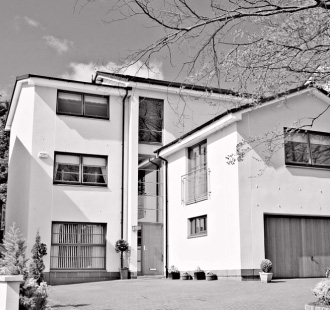
#> input picture production/tests/house.jpg, 330 x 310 px
$ python -i whiteBlack.py   (imports and definitions only)
#> lines starting #> are read from the running program, lines starting #| are printed output that depends on the picture
from PIL import Image

# Converts an image from grayscale to black and white
def convertBW(myImage):

	for i in range(myImage.width):
		for j in range(myImage.height):
			if myImage.getpixel((i,j)) > 254:
				myImage.putpixel((i,j), 255)
			else:
				myImage.putpixel((i,j), 0)

	return myImage

# Converts pixels from white to black and vice versa
def invert(myImage):

	for i in range(myImage.width):
		for j in range(myImage.height):
			if myImage.getpixel((i,j)) == 255:
				myImage.putpixel((i,j), 0)
			else:
				myImage.putpixel((i,j), 255)

	return myImage

>>> from PIL import Image
>>> picture = Image.open('tests/house.jpg')
#> picture is the input picture: PIL image 330x310 RGB; mean R, G, B 167.2, 163.3, 164.3
>>> result = invert(picture)
#> after the loop in invert, `for i in range(myImage.width):`:
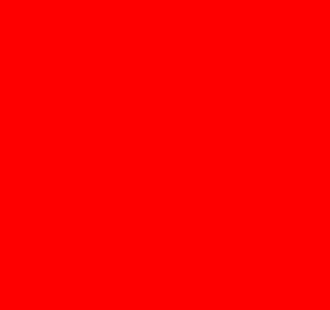
#> myImage: PIL image 330x310 RGB; mean R, G, B 255, 0, 0
